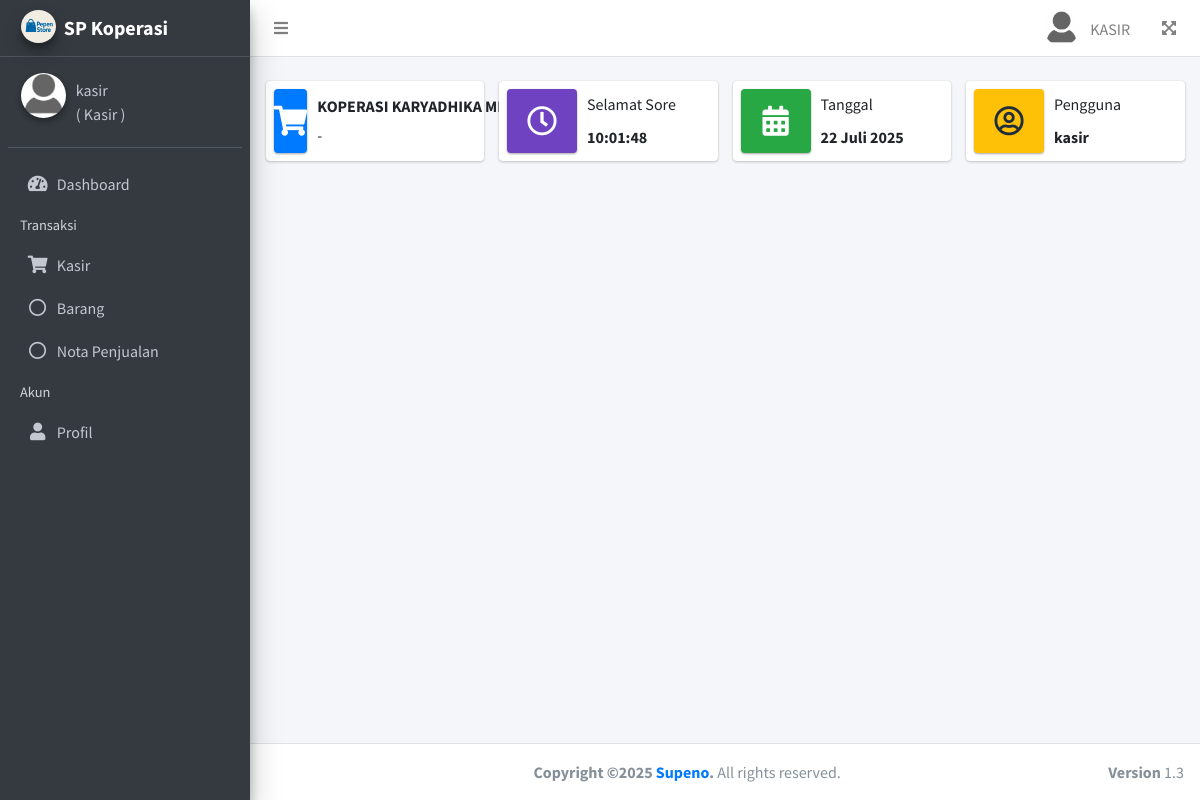
Before: /index.php (signed in) with the older database file.
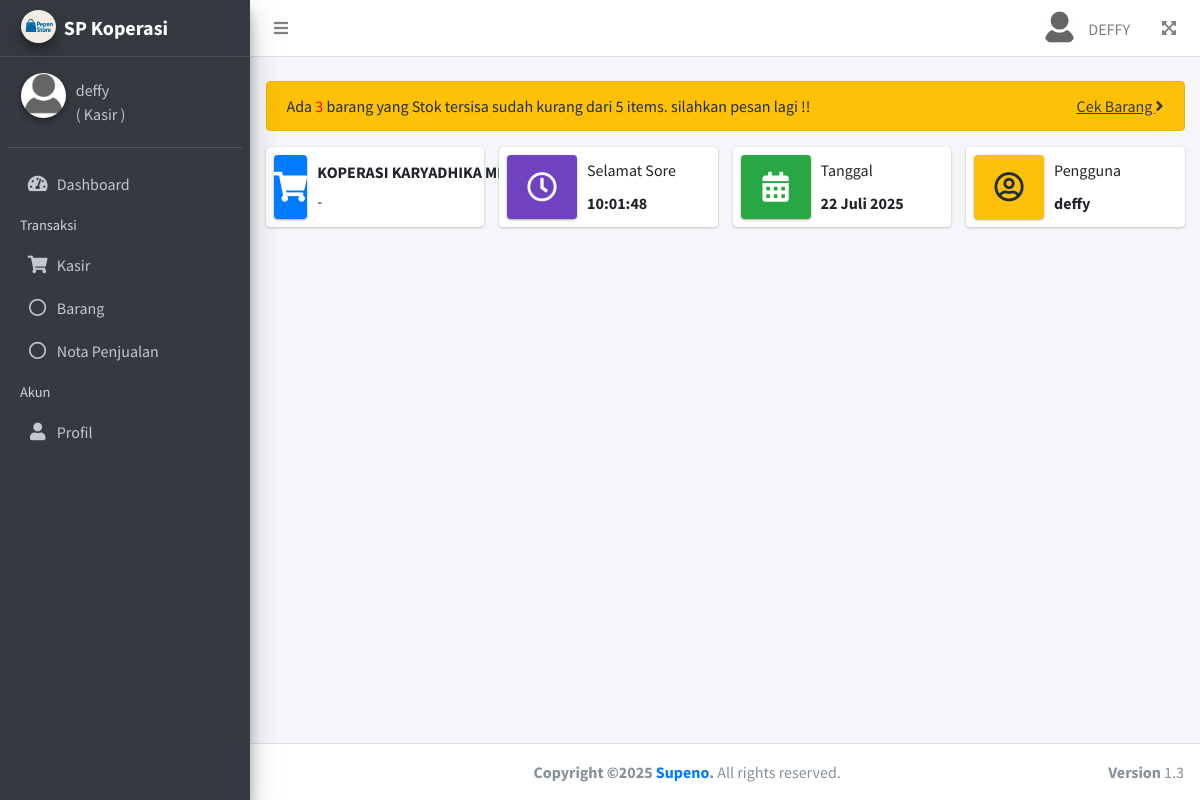
After: the same page with the newer database file.
### tables this page shows
CREATE TABLE `users` (
  `id` int(11) NOT NULL,
  `name` varchar(255) DEFAULT NULL,
  `email` varchar(255) DEFAULT NULL,
  `telepon` varchar(15) DEFAULT NULL,
  `alamat` text DEFAULT NULL,
  `avatar` varchar(255) DEFAULT NULL,
  `user` varchar(255) DEFAULT NULL,
  `pass` varchar(255) DEFAULT NULL,
  `akses` varchar(11) DEFAULT NULL,
  `active` varchar(11) DEFAULT NULL,
  `created_at` varchar(255) DEFAULT NULL
);

CREATE TABLE `hak_akses` (
  `id` int(11) NOT NULL,
  `hak_akses` varchar(255) DEFAULT NULL
);

### setting.php (called while the page is built, shortened)
<?php
    $baseURL = ((isset($_SERVER['HTTPS']) && $_SERVER['HTTPS'] == "on") ? "https" : "http");
    $baseURL .= "://" . $_SERVER['HTTP_HOST'];
    $baseURL .= str_replace(basename($_SERVER['SCRIPT_NAME']), "", $_SERVER['SCRIPT_NAME']);

### helper.php (called while the page is built, shortened)
<?php
    function getSegments($baseURL, $segment)
    {
        $rowurl = count(explode('/', $baseURL));
        $row_url = count(parse_url($baseURL));
        $urlc = $rowurl-$row_url;
        $rurl = $urlc-1;
        $cont = $segment + $rurl;
        $uriSegments = explode("/", parse_url($_SERVER['REQUEST_URI'], PHP_URL_PATH));
        if (isset($uriSegments[$cont])) {
            return $uriSegments[$cont];
        } else {
            return '';
        }
    }

### views/home/index.php (the view, shortened to what the changed rows need)
<div class="row">
    <div class="col-sm-12">
        <?php
            $sql=" select * from barang where stok <= 5";
            $row = $connectdb -> prepare($sql);
            $row -> execute();
            $r = $row -> rowCount();
            if($r > 0){
                echo "
                <div class='alert alert-warning'>
                    <span class='glyphicon glyphicon-info-sign'></span> Ada <span style='color:red'>$r</span> barang yang Stok tersisa sudah kurang dari 5 items. silahkan pesan lagi !!
                    <span class='float-right'><a href='".$baseURL."barang/index.php?stok=yes' class='text-dark'>Cek Barang <i class='fa fa-angle-right'></i></a></span>
                </div>
                ";
            }
        ?>
    </div>
    <div class="col-12 col-sm-6 col-md-3">
        <div class="info-box mb-2">
            <span class="info-box-icon bg-primary elevation-1">
                <i class="fas fa-shopping-cart"></i>
            </span>
            <div class="info-box-content">
                <span class="info-box-text font-weight-bold"><?= $toko->nama_toko;?></span>
                <span class="info-box-text"><?= $toko->tlp;?></span>
            </div>
        </div>
    </div>
    <div class="col-12 col-sm-6 col-md-3">
        <div class="info-box mb-2">
            <span class="info-box-icon bg-purple elevation-1"><i class="far fa-clock"></i></span>
            <div class="info-box-content">
                <span class="info-box-text">
                    <?php
                        $a = date ("H");
                        if (($a>=6) && ($a<=11)){
                        echo "Selamat Pagi";
                        }
                        else if(($a>11) && ($a<=14))
                        {
                        echo "Selamat Siang";}
                        else if (($a>14) && ($a<=18)){
                        echo "Selamat Sore";}
                        else { echo "Selamat Malam";}
                    ?>
                </span>
                <span class="info-box-number">
                    <span id="jam"></span>
                </span>
            </div>
        </div>
    </div>
    <div class="col-12 col-sm-6 col-md-3">
        <div class="info-box mb-2">
            <span class="info-box-icon bg-success elevation-1">
                <i class="fas fa-calendar-alt"></i>
            </span>
            <div class="info-box-content">
                <span class="info-box-text">Tanggal</span>
                <span class="info-box-number">
                    <?php
                    function tgl_indo($tanggal){
                      $bulan = array (
                        1 =>   'Januari',
                        'Februari',
                        'Maret',
                        'April',
                        'Mei',
                        'Juni',
                        'Juli',
                        'Agustus',
                        'September',
                        'Oktober',
                        'November',
                        'Desember'
                      );
                      $pecahkan = explode('-', $tanggal);
                      return $pecahkan[2] . ' ' . $bulan[ (int)$pecahkan[1] ] . ' ' . $pecahkan[0];
                    }
                    echo tgl_indo(date('Y-m-d'));
                ?>
                </span>
            </div>
        </div>
    </div>
    <div class="col-12 col-sm-6 col-md-3">
        <div class="info-box mb-2">
            <span class="info-box-icon bg-warning elevation-1"><i class="far fa-user-circle"></i></span>
            <div class="info-box-content">
                <span class="info-box-text">Pengguna</span>
                <span class="info-box-number"><?= $users->name;?></span>
            </div>
        </div>
    </div>
</div>
<br>

### layouts/header.php (shortened to what the changed rows need)
<!doctype html>
<html lang="en">
<head>
    <link rel="stylesheet" href="<?= $baseURL;?>assets/plugins/fontawesome-free/css/all.min.css">
    <link rel="stylesheet" href="https://code.ionicframework.com/ionicons/2.0.1/css/ionicons.min.css">
    <link rel="stylesheet" href="<?= $baseURL;?>assets/plugins/select2/css/select2.min.css">
    <link rel="stylesheet" href="<?= $baseURL;?>assets/plugins/select2-bootstrap4-theme/select2-bootstrap4.min.css">
    <link rel="stylesheet" href="<?= $baseURL;?>assets/plugins/datatables-bs4/css/dataTables.bootstrap4.min.css">
    <link rel="stylesheet" href="<?= $baseURL;?>assets/plugins/datatables-responsive/css/responsive.bootstrap4.min.css">
    <link rel="stylesheet" href="<?= $baseURL;?>assets/plugins/datatables-buttons/css/buttons.bootstrap4.min.css">
    <link rel="stylesheet" href="<?= $baseURL;?>assets/plugins/ekko-lightbox/ekko-lightbox.css">
    <link rel="stylesheet" href="<?= $baseURL;?>assets/dist/css/adminlte.min.css">
    <link rel="stylesheet" href="<?= $baseURL;?>assets/plugins/sweetalert2-theme-bootstrap-4/bootstrap-4.css">
</head>
<?php
    if(!empty(getSegments($baseURL, '1'))){
        if(getSegments($baseURL, '1').'/'.getSegments($baseURL, '2') == 'barang/index.php'){
            $sidebar = "sidebar-collapse";
        }
        else if(getSegments($baseURL, '1').'/'.getSegments($baseURL, '2') == 'transaksi/index.php'){
            $sidebar = "sidebar-collapse";
        }
        else if(getSegments($baseURL, '1').'/'.getSegments($baseURL, '2') == 'transaksi_beli/index.php'){
            $sidebar = "sidebar-collapse";
        }
        else{
            $sidebar = "";
        }
    }else{
        $sidebar = "";
    }
?>
<body <?php if(in_array(getSegments($baseURL, '1'),['','index.php'])){?>onload="jam()" <?php }?>
    class="hold-transition sidebar-mini layout-fixed <?= $sidebar;?>">
    <div class="wrapper">
        <nav class="main-header navbar navbar-expand navbar-white navbar-light">
            <ul class="navbar-nav ml-auto">
                <li class="nav-item dropdown">
                    <a class="nav-link" data-toggle="dropdown" href="#">
                        <img class="rounded-circle mr-2" style="width:35px;height:35px;object-fit:cover;margin-top:-5px;"
                            src="<?= $baseURL.'assets/uploads/users/'.$users->avatar;?>">
                        <span class="text-uppercase">
                            <?= $users->name;?>
                        </span>
                    </a>
                </li>
            </ul>
        </nav>

### layouts/sidebar.php (shortened to what the changed rows need)
<aside class="main-sidebar sidebar-dark-success elevation-4">
    <div class="sidebar">
        <div class="user-panel mt-3 pb-3 mb-3 d-flex">
            <div class="image">
                <img src="<?= $baseURL.'assets/uploads/users/'.$users->avatar;?>" class="img-circle elevation-2"
                    alt="User Image"  style="width:45px;height:45px;object-fit:cover;">
            </div>
            <div class="info">
                <a href="#" class="d-block"><?= $users->name;?> </a>
                <a href="#" class="d-block">( <?= $users->hak_akses;?> )</a>
            </div>
        </div>
    </div>
</aside>
<div class="content-wrapper pt-4">
    <section class="content">
        <div class="container-fluid">

Changed rows visible on the page:
changed users "Kasir": name "KASIR" → "DEFFY"; name "kasir" → "deffy"
Other visible differences:
$r: (not shown) → "3"
text now shown: "Ada barang yang Stok tersisa sudah kurang dari 5 items. silahkan pesan lagi !! Cek Barang"
